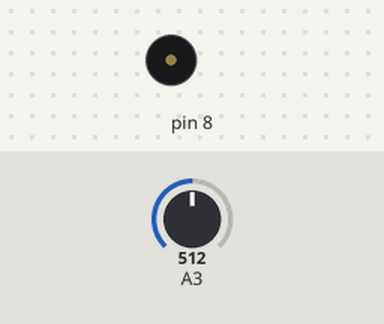
Bench run of a sketch on a simulated Arduino Uno, built with avr-gcc and run on an emulated ATmega328P. Parts: buzzer (waves = sounding). The test bench sets the inputs (shaded band); at power-on: A3 = 512.

Above: at 1.2 s.
1.3 s: A3 set to 793
2.8 s: A3 set to 811
At 3.0 s:
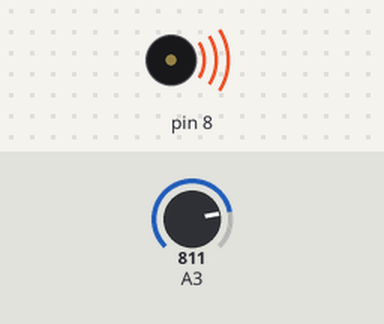
5.8 s: A3 set to 790
7.3 s: A3 set to 810
At 7.5 s:
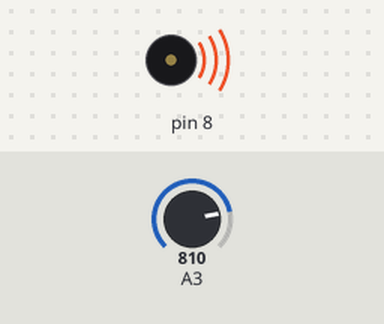
Timing chart, 0 to 11.3 s (numbered marks = the images above; inputs shaded):
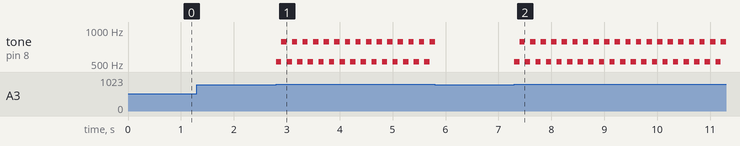

Measured:
- the behaviour switches between 800 and 801 on A3 (found by bisection; images 0 and 1)
- after the input at 1.3 s, every drawn part: stays the same
- after the input at 2.8 s, tone on pin 8: alternates 784 Hz for 0.10 s and 523 Hz for 0.10 s, starting at once
- after the input at 7.3 s, tone on pin 8: alternates 784 Hz for 0.10 s and 523 Hz for 0.10 s, starting at once

The sketch:

week10_3_arduino_analogRead_A3.ino
```cpp
//week10_3_arduino_analogRead_A3
//把 joystick 的 Y 的線,經由麵包版幫忙,接到 MakerUNO 另一邊的 A3
//不能接其他的,因要接有~小蟲符號的, 代表aralog 訊號
void setup() {
  pinMode(2, INPUT_PULLUP);
  //pinMode(3, INPUT); //有小蟲符號 代表aralog 訊號
  pinMode(8, OUTPUT); //發聲

}

void loop() {
  int now = analogRead(A3);
  if(now > 800){ //高
    tone(8, 523, 100); //發出523 的Do
    delay(100);
    tone(8, 784, 100); //發出784 的So
    delay(100);
  }else if(now < 200){
    tone(8, 784, 100); //發出784 的So
    delay(100);
    tone(8, 523, 100); //發出523 的Do
    delay(100);
  }
}
```
